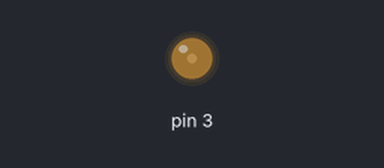
The sketch below on a simulated Arduino Uno, built with avr-gcc and run on an emulated ATmega328P. On the bench: output pins drawn as LEDs (lit = HIGH).

Above: at 0.05 s.
At 0.5 s:
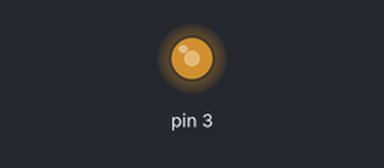
At 1.0 s:
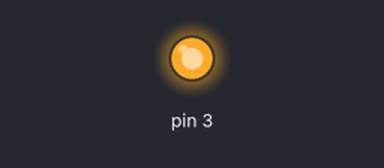
At 2.0 s:
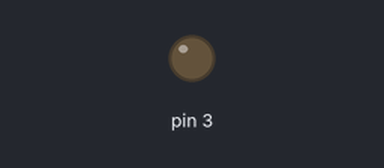
Timing chart, 0 to 4.6 s (numbered marks = the images above):
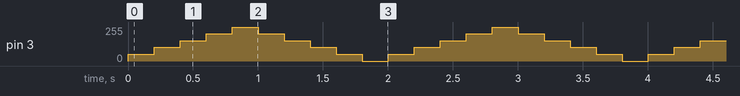

The sketch:

pwm-out.ino
```cpp
void setup() {
  pinMode(3, OUTPUT);
}

void loop() {
  int brightness = 0;
  while (brightness < 255) {
    brightness += 51;
    analogWrite(3, brightness);
    delay(200);
  }
  while (brightness > 0) {
    brightness -= 51;
    analogWrite(3, brightness);
    delay(200);
  }
}
```

Measured:
- by itself, pin 3: repeats every 2.0 s: 102/255 0.20 s, 153/255 0.20 s, 204/255 0.20 s, 255/255 0.20 s, 204/255 0.20 s, 153/255 0.20 s, 102/255 0.20 s, 51/255 0.20 s, 0/255 0.20 s, 51/255 0.20 s
